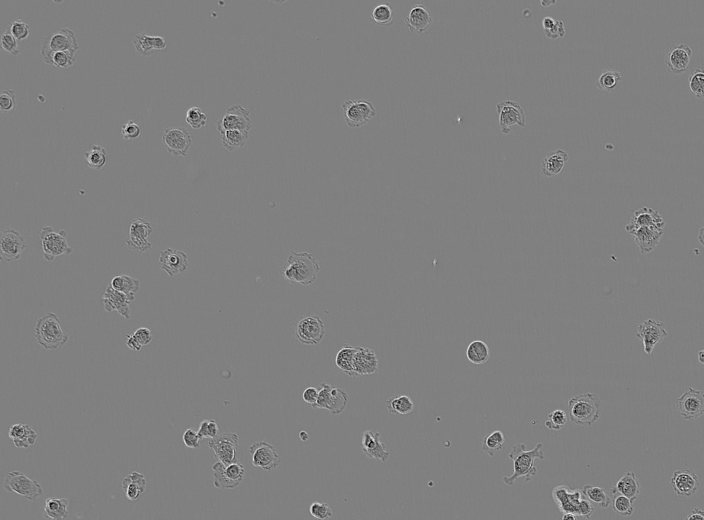
#> input picture images/A172_Phase_A7_1_00d00h00m_1.tif, 704 x 520 px; its folder holds only this picture in this run
$ python -i environment_class.py   (imports and definitions only)
#> lines starting #> are read from the running program, lines starting #| are printed output that depends on the picture; after the words box and inside, x2 and y2 are one past the last pixel; in counts of white or black regions, pixels touching at a corner belong together
import cv2
import matplotlib.pyplot as plt
import os
import numpy as np


class Environment:
    """
    Class for creating the task space (environment), where the agent can move around the image
    """
    def __init__(self, image_path):

        # read in sample space image
#> called with image_path = 'images/A172_Phase_A7_1_00d00h00m_1.tif'
        self.sample_space = cv2.imread(os.path.expanduser(image_path), cv2.IMREAD_UNCHANGED)
#> self.sample_space is the input picture: shape (520, 704); min 3, max 241, mean 128
        if self.sample_space is None:
            raise ValueError(f"Image not found at the path: {image_path}")
        self.sample_space_8bit = (self.sample_space / np.max(self.sample_space) * 255).astype('uint8')


        # define the region of interest
        self.new_cells = ()
        self.old_cells = ()
        self.roi_x = (0, 150)
        self.roi_y = (0, 150)

        # obtain the region of interets in a new image (variable)
        self.roi = self.sample_space[self.roi_y[0]:self.roi_y[1], self.roi_x[0]:self.roi_x[1]]
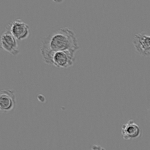
#> self.roi: shape (150, 150); min 3, max 209, mean 127.9

        self.roi_8bit = (self.roi / np.max(self.roi) * 255).astype('uint8')
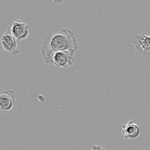
#> self.roi_8bit: shape (150, 150); min 3, max 255, mean 155.6

        self.global_label_mask = np.zeros_like(self.sample_space, dtype=np.uint8)
        self.total_count = 0

        self.bounding_box_coordinates = []  # List to store (x, y) coordinates of bounding boxes
        _, self.binary_image = cv2.threshold(self.roi_8bit, 127, 255, cv2.THRESH_BINARY)
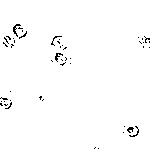
#> self.binary_image: shape (150, 150); 98.6% white; black in thin lines or dots, all inside (x1, y1, x2, y2) = (0, 24, 150, 149)

        self.new_roi_x_start = self.roi_x[0]
        self.new_roi_y_start = self.roi_y[0]


    # [37 lines left out: functions move, update_display, not called in this run]

    def get_roi_cell_count(self):

        num_labels, labels, stats, centroids = cv2.connectedComponentsWithStats(self.binary_image, connectivity=8)
#> num_labels = 2; stats = [[0, 24, 150, 125, 310], [0, 0, 150, 150, 22190]]; centroids = [[56.86, 67.09], [74.75, 74.6]]
        filtered_mask = np.zeros_like(self.binary_image, dtype=np.uint8)
        height, width = self.binary_image.shape
#> height = 150; width = 150
        blob_sizes = []
        blob_coordinates = []

        for self.label in range(1, num_labels):
            self.x, self.y, self.w, self.h, area = stats[self.label]
            if self.x == 0 or self.y == 0 or (self.x + self.w) >= width or (self.y + self.h) >= height:
                continue
            filtered_mask[labels == self.label] = 255
            blob_sizes.append(area)
            # Get the coordinates of the pixels that belong to this blob
            # np.where returns a tuple of arrays (rows, columns) for the pixels with the specified label
            coordinates = np.column_stack(np.where(labels == self.label))
            global_coordinates = coordinates + [self.roi_y[0], self.roi_x[0]]

            # Add the coordinates of the current blob to the list
            blob_coordinates.append(global_coordinates)
            self.get_bounding_boxes()

            global_coordinates_list = [tuple(coord) for coord in global_coordinates]


            self.new_cells = self.new_cells + ("cell"+str(self.label), global_coordinates_list)
#> this loop made 1 pass
#> filtered_mask: shape (150, 150); every value is 0
#> after the loop, blob_coordinates = []; blob_sizes = []; self.new_cells = ()


        num_labels, labels, stats, centroids = cv2.connectedComponentsWithStats(filtered_mask)
#> labels: shape (150, 150) int32; every value is 0
#> num_labels = 1; stats = [[0, 0, 150, 150, 22500]]; centroids = [[74.5, 74.5]]
        #print(f"Number of blobs in roi: {num_labels - 1}")
        #print(f"number of blobs detected so far: {len(self.bounding_box_coordinates)}")
        display_image = cv2.cvtColor(self.sample_space_8bit.copy(), cv2.COLOR_GRAY2BGR)  # Convert to BGR for color display
        for coordinates in blob_coordinates:
            # Get min and max row, column for bounding box
            min_row, min_col = np.min(coordinates, axis=0)
            max_row, max_col = np.max(coordinates, axis=0)

            # Draw a red rectangle (bounding box) around the blob
            cv2.rectangle(display_image, (min_col, min_row), (max_col, max_row), (0, 0, 255), 2)  # Red color, thickness=2

            # Show the image with bounding boxes
            cv2.imshow("founded cells", display_image)
#> this loop made 0 passes

        # print(self.new_cells)

        return(num_labels-1)


    # [13 lines left out: functions get_bounding_boxes, get_roi_center, not called in this run]

    def reset(self):
        self.roi_x = (0, 150)
        self.roi_y = (0, 150)


# [22 lines of commented-out code are left out]


>>> result = Environment('images/A172_Phase_A7_1_00d00h00m_1.tif').get_roi_cell_count()
#> result = 0
